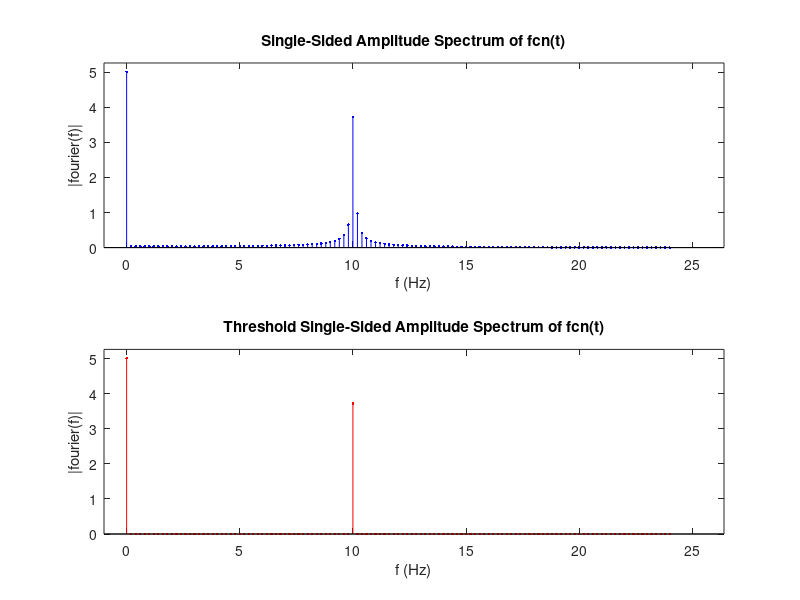

Source code (MATLAB):
clc; clear all; figure(1); clf(1);



fcn = @(t) 5 + 4*cos(10*2*pi*t);
% expected result:
% 5 @ 0Hz
% 4 @ 10Hz
sampleFreq = 48; % Hz
fprintf("Maximum detectable frequency at or just below  %f Hz\n", ...
    sampleFreq/2);
T = 5; % seconds
N = sampleFreq * T; %samples
t = linspace(0,T,N);

y = fft(fcn(t));
absY = abs(y/N); %scaled two-sided amplitudes in f-space
if mod(N,2) == 0
    fourier = absY(1:N/2+1); % take the second half
else
    fourier = absY(1:(N+1)/2); % take the second half
end
fourier(2:end-1) = 2*fourier(2:end-1); % double all but 0 and nyq.


thresholdCond = 0.33*max(fourier);
fourierSmoothIndex= find(fourier < thresholdCond);
fourierSmooth = fourier;
fourierSmooth(fourierSmoothIndex) = 0;

f = sampleFreq/N*(0:(N/2));

figure(1);
splt = subplot(2,1,1);
stem(f,fourier,".b");
title("Single-Sided Amplitude Spectrum of fcn(t)")
xlabel("f (Hz)")
ylabel("|fourier(f)|")
axis([-1, 1.1*max(f), 0, 1.05*max(fourier)]);

splt(2) = subplot(2,1,2);
stem(f,fourierSmooth, ".r");
title("Threshold Single-Sided Amplitude Spectrum of fcn(t)")
xlabel("f (Hz)")
ylabel("|fourier(f)|")
axis([-1, 1.1*max(f), 0, 1.05*max(fourier)]);





















